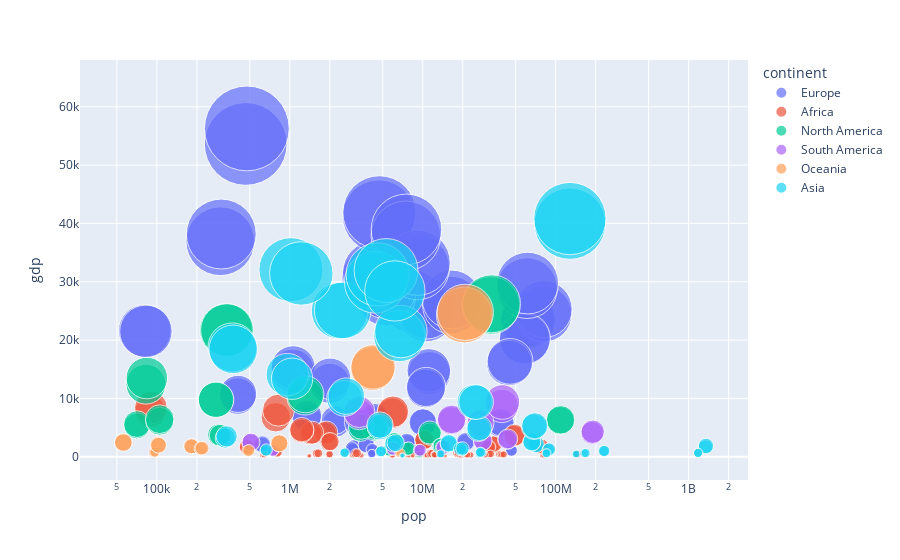
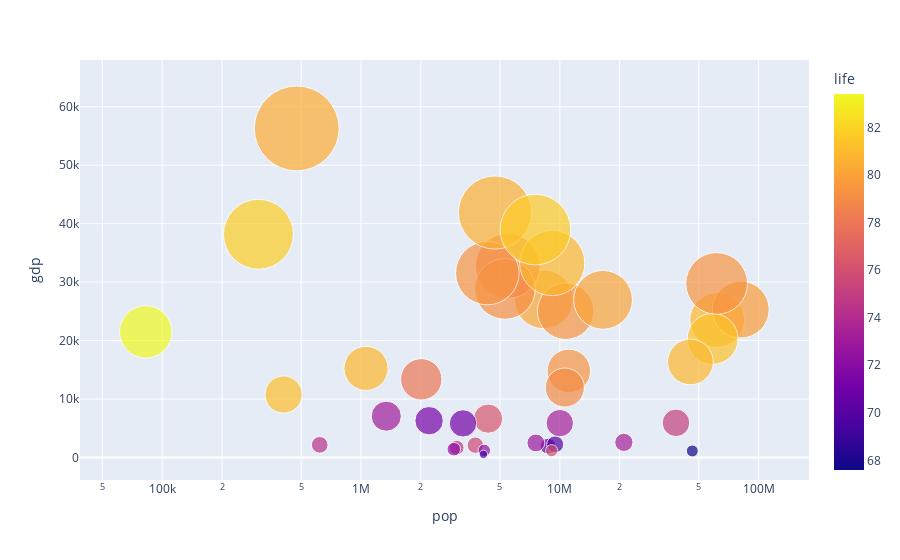

Write notebook code for charts like these, in order.
### Code cell
fig1 = px.scatter(combined.query("year in ('2006', '2007')").dropna(), x="pop", y="gdp",
                size="gdp", 
                color="continent",
                hover_name="country", log_x=True, size_max=60)

fig2 = px.scatter(combined.query("year == '2007'").query("continent == 'Europe'").dropna(), x="pop", y="gdp",
                size="gdp", 
                color="life",
                hover_name="country", log_x=True, size_max=60)
fig1.show()
fig2.show()
